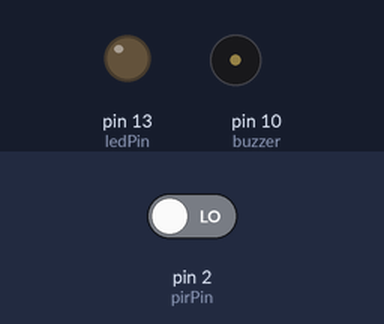
The sketch below on a simulated Arduino Uno, built with avr-gcc and run on an emulated ATmega328P. On the bench: output pins drawn as LEDs (lit = HIGH), buzzer (waves = sounding). Inputs (shaded band) come from the test bench; at power-on: pin 2 (pirPin) LOW.

Above: at 1.2 s.
1.3 s: pin 2 (pirPin) driven HIGH
At 1.7 s:
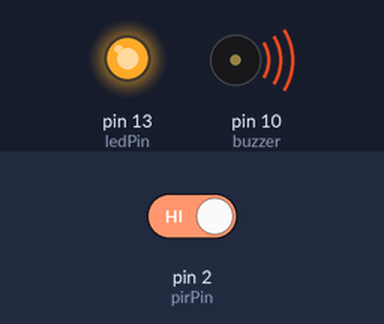
2.8 s: pin 2 (pirPin) driven LOW
At 4.0 s:
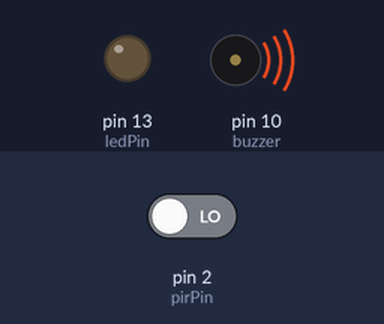
Timing chart, 0 to 6.3 s (numbered marks = the images above; inputs shaded):
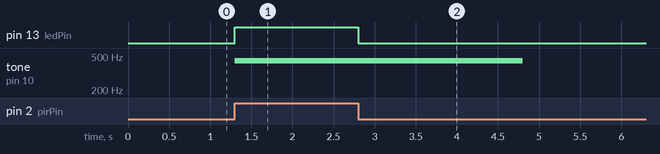

The sketch:

Securify_MotionSensor.ino
```cpp
int ledPin = 13;                // LED (optional)
int pirPin = 2;                 // PIR Out pin
int pirState = 0;                   // PIR status
const int buzzer = 10;            //buzzer pin

void setup() {
 pinMode(ledPin, OUTPUT);
 pinMode(pirPin, INPUT);
}

void loop(){
 pirState = digitalRead(pirPin);
 if (pirState == HIGH)
 {
  // if motion detected
   digitalWrite(ledPin, HIGH);  // turn LED ON indicating movement detected
   tone(buzzer, 440, 2000);  //440 = frequency, 2000 duration in ms
  //Buzzer goes off
 }
 else {
   digitalWrite(ledPin, LOW); // keep LED OFF if we have no motion
 }
}
```

Measured:
- after the input at 1.3 s, pin 13 (ledPin): LOW → HIGH at once; tone on pin 10 (buzzer): silent → 440 Hz at once
- after the input at 2.8 s, pin 13 (ledPin): HIGH → LOW at once; tone on pin 10 (buzzer): 440 Hz → silent after 2.0 s
